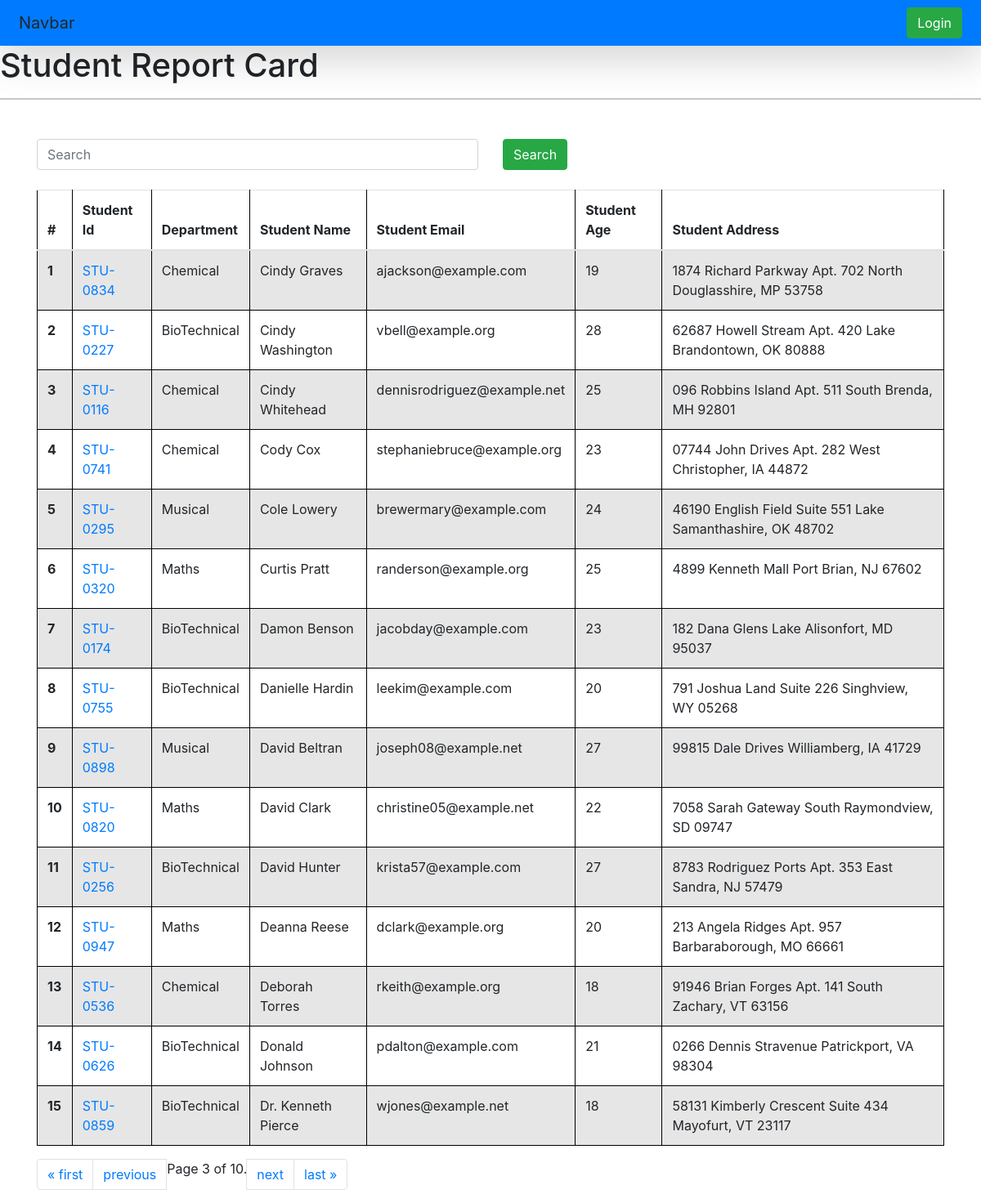
Page /student/?page=3 on the committed database.
### vege/models.py (models this page shows, shortened)
class Student(models.Model):
    student_id = models.OneToOneField(
        StudentID, related_name="studentid", on_delete=models.CASCADE
    )
    department = models.ForeignKey(
        Department, related_name="student_dept", on_delete=models.CASCADE
    )
    student_name = models.CharField(max_length=100)
    student_email = models.EmailField(unique=True)
    student_age = models.IntegerField(default=18)
    student_address = models.TextField()
    class Meta:
        ordering = ["student_name"]
        verbose_name = "student"

class StudentID(models.Model):
    student_id = models.CharField(max_length=100)
    def __str__(self) -> str:
        return self.student_id

class Department(models.Model):
    department = models.CharField(max_length=100)
    def __str__(self) -> str:
        return self.department
    class Meta:
        ordering = ["department"]

### vege/views.py (the view, shortened to what this page needs)
# urls.py: path("student/", get_student, name="get_student"),
def get_student(request):
    queryset = Student.objects.all()
    paginator = Paginator(queryset, 15)  # Show 25 contacts per page.
    page_number = request.GET.get("page", 1)
    page_obj = paginator.get_page(page_number)
    return render(request, "reports/students.html", {"queryset": page_obj})

### vege/templates/reports/students.html (shortened to what this page needs)
{%extends "base.html"%}
{%block start%}
<h1>Student Report Card</h1>
<link rel="stylesheet" href="https://cdn.jsdelivr.net/npm/bootstrap@4.3.1/dist/css/bootstrap.min.css"
>
<hr>
<div class="container mt-5">
    <form class="mb-4">
        <div class="row">
            <div class="col-md-6">
                <input class="form-control" placeholder="Search" name="search">
            </div>
            <div class="col-md-6">
                <button class="btn btn-success">Search</button>
            </div>
        </div>
    </form>
    <table class="table table-striped">
        <thead>
            <tr>
                <th scope="col">#</th>
                <th scope="col">Student Id</th>
                <th scope="col">Department</th>
                <th scope="col">Student Name</th>
                <th scope="col">Student Email</th>
                <th scope="col">Student Age</th>
                <th scope="col">Student Address</th>
            </tr>
        </thead>
        <tbody>
            {% for student in queryset %}
            <tr>
                <th scope="row">{{forloop.counter}}</th>
                <td><a href="{% url 'see_marks' student.student_id %}">{{student.student_id}}</a></td>
                <td>{{student.department}}</td>
                <td>{{student.student_name}}</td>
                <td>{{student.student_email}}</td>
                <td>{{student.student_age}}</td>
                <td>{{student.student_address}}</td>
            </tr>
            {% endfor %}
        </tbody>
    </table>
    <nav aria-label="Page navigation example">
        <ul class="pagination">
            {% if queryset.has_previous %}
            <li class="page-item"><a class="page-link" href="?page=1">&laquo; first</a></li>
            <li class="page-item"><a class="page-link" href="?page={{ queryset.previous_page_number }}">previous</a>
            </li>
            {% endif %}
            <span class="current">
                Page {{ queryset.number }} of {{ queryset.paginator.num_pages }}.
            </span>
            {% if queryset.has_next %}
            <li class="page-item"><a class="page-link" href="?page={{ queryset.next_page_number }}">next</a></li>
            <li class="page-item"><a class="page-link" href="?page={{ queryset.paginator.num_pages }}">last
                    &raquo;</a></li>
            {% endif %}
        </ul>
    </nav>
</div>
{%endblock%}

### home/Templates/base.html (style rules this page uses)
table { width: 100%; border-collapse: collapse; }
table, th, td { border: 1px solid black; }
th, td { padding: 10px; text-align: left; }

### rows in the picture
Student: student_id "STU-0834", department "Chemical", student_name "Cindy Graves", student_email "ajackson@example.com", student_age "19", student_address "1874 Richard Parkway Apt. 702 North Douglasshire, MP 53758"
Student: student_id "STU-0227", department "BioTechnical", student_name "Cindy Washington", student_email "vbell@example.org", student_age "28", student_address "62687 Howell Stream Apt. 420 Lake Brandontown, OK 80888"
Student: student_id "STU-0116", department "Chemical", student_name "Cindy Whitehead", student_email "dennisrodriguez@example.net", student_age "25", student_address "096 Robbins Island Apt. 511 South Brenda, MH 92801"
Student: student_id "STU-0741", department "Chemical", student_name "Cody Cox", student_email "stephaniebruce@example.org", student_age "23", student_address "07744 John Drives Apt. 282 West Christopher, IA 44872"
Student: student_id "STU-0295", department "Musical", student_name "Cole Lowery", student_email "brewermary@example.com", student_age "24", student_address "46190 English Field Suite 551 Lake Samanthashire, OK 48702"
Student: student_id "STU-0320", department "Maths", student_name "Curtis Pratt", student_email "randerson@example.org", student_age "25", student_address "4899 Kenneth Mall Port Brian, NJ 67602"
Student: student_id "STU-0174", department "BioTechnical", student_name "Damon Benson", student_email "jacobday@example.com", student_age "23", student_address "182 Dana Glens Lake Alisonfort, MD 95037"
Student: student_id "STU-0755", department "BioTechnical", student_name "Danielle Hardin", student_email "leekim@example.com", student_age "20", student_address "791 Joshua Land Suite 226 Singhview, WY 05268"
Student: student_id "STU-0898", department "Musical", student_name "David Beltran", student_email "joseph08@example.net", student_age "27", student_address "99815 Dale Drives Williamberg, IA 41729"
Student: student_id "STU-0820", department "Maths", student_name "David Clark", student_email "christine05@example.net", student_age "22", student_address "7058 Sarah Gateway South Raymondview, SD 09747"
Student: student_id "STU-0256", department "BioTechnical", student_name "David Hunter", student_email "krista57@example.com", student_age "27", student_address "8783 Rodriguez Ports Apt. 353 East Sandra, NJ 57479"
Student: student_id "STU-0947", department "Maths", student_name "Deanna Reese", student_email "dclark@example.org", student_age "20", student_address "213 Angela Ridges Apt. 957 Barbaraborough, MO 66661"
Student: student_id "STU-0536", department "Chemical", student_name "Deborah Torres", student_email "rkeith@example.org", student_age "18", student_address "91946 Brian Forges Apt. 141 South Zachary, VT 63156"
Student: student_id "STU-0626", department "BioTechnical", student_name "Donald Johnson", student_email "pdalton@example.com", student_age "21", student_address "0266 Dennis Stravenue Patrickport, VA 98304"
Student: student_id "STU-0859", department "BioTechnical", student_name "Dr. Kenneth Pierce", student_email "wjones@example.net", student_age "18", student_address "58131 Kimberly Crescent Suite 434 Mayofurt, VT 23117"

### other values in the picture
{{ queryset.number }} "3"
{{ queryset.paginator.num_pages }} "10"
